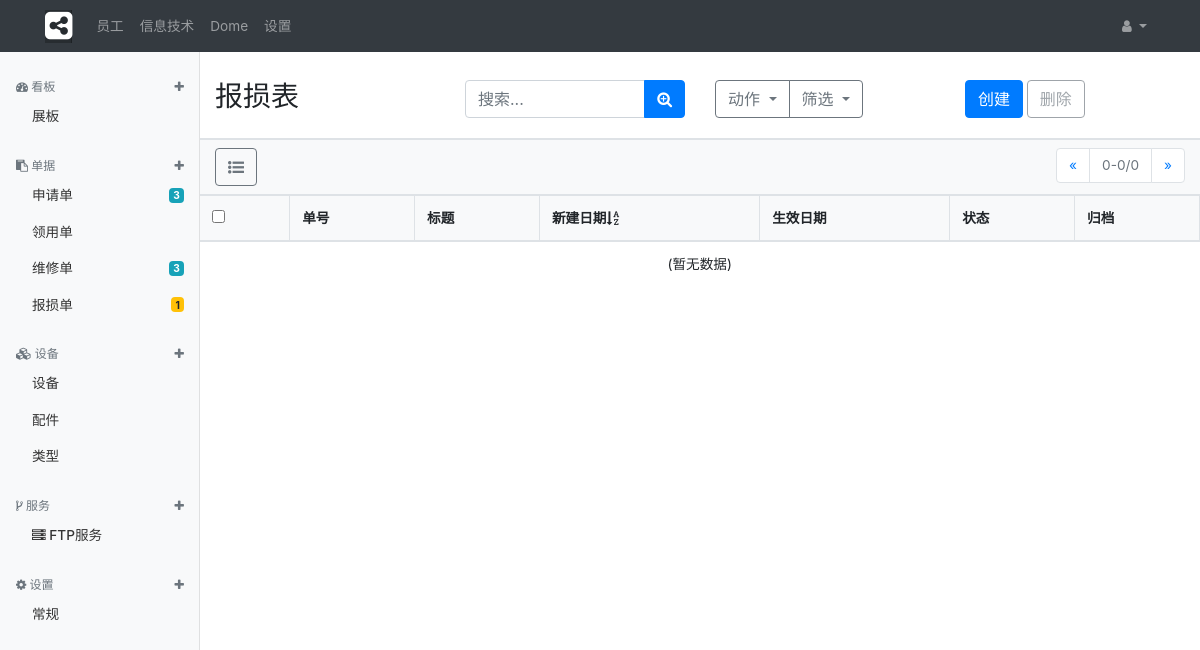
The page /scrp_list/ on the database as committed earlier.
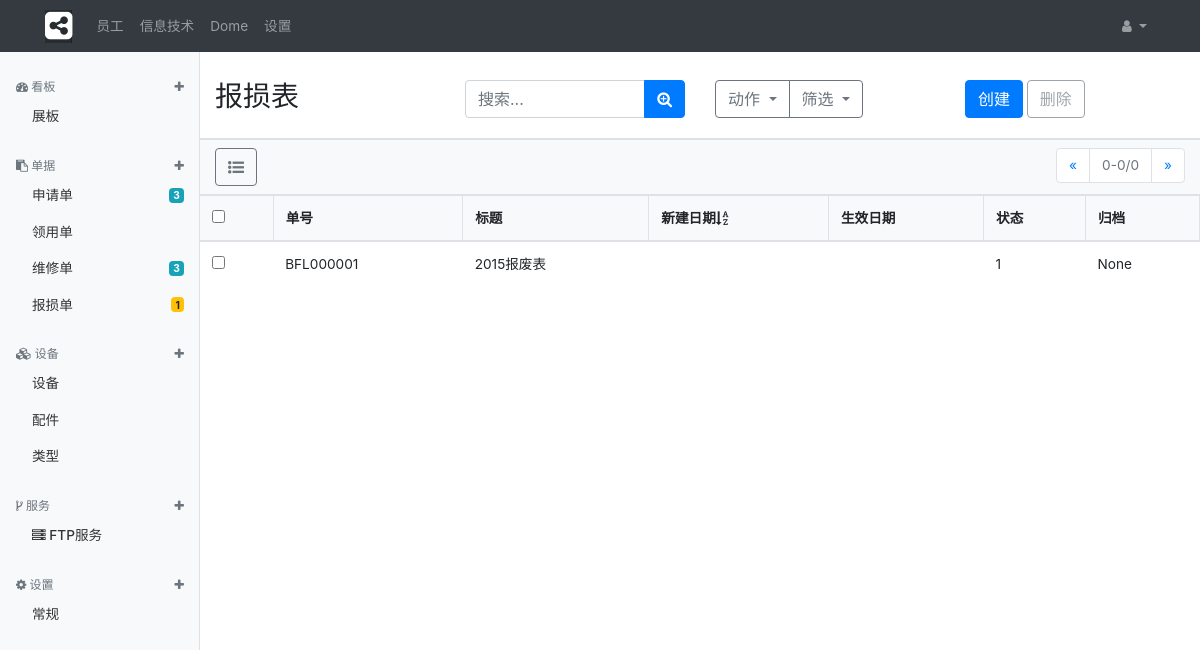
The same page on the database as committed later.
### web/models.py (models this page shows)
class asset_scrplist(models.Model):
    STATUS_VAL = (
        (1, '草稿'),
        (2, '处理中'),
        (3, '完成'),
        (4, '驳回'),
        (0, '取消')
    )
    title = models.CharField(unique=True, max_length=64, verbose_name='表名')
    number = models.CharField(unique=True, max_length=32, verbose_name='单据编号')
    createdate = models.DateField(null=True, blank=True, verbose_name='新建日期')
    finaldate = models.DateField(null=True, blank=True, verbose_name='生效日期')
    status = models.IntegerField(default=1, choices=STATUS_VAL, verbose_name='报表状态')
    active = models.BooleanField(default=True, null=True, verbose_name='有效的')
    class Meta:
        db_table = 'asset_scrplist'

### web/views.py (the view)
# urls.py: path('scrp_list/', views.asset_scrp_list),
def asset_scrp_list(request):
    request.encoding = 'utf-8'
    context = {}
    context['title'] = '报损表'
    ps = asset_scrplist.objects.all().values(
        'title',
        'number',
        'status',
        'active'
    ).order_by('active', 'title')
    context['context'] = ps
    return render(request, 'asset_scrp_list.html', context)

### web/templates/asset_scrp_list.html (shortened to what this page needs)
{% extends "base.html" %}
{% block mainbody %}
    <div class="container-fluid">
        <div class="row">
            <div class="col-2 border-right">
                {% include 'asset_menu_side_sub.html' %}
            </div>
            <div class="col-10 ml-auto">
                <form class="row border-bottom" id="panl">
                    <div class="col-12">
                        <div class="row my-3">
                            <h3 class="col-3">{{ title }}</h3>
                            <div class="col-3">
                                <div class="input-group">
                                    <input type="text" list="typesch" class="form-control" id="search-input" name="search-input" placeholder="搜索...">
                                    <div class="input-group-append">
                                        <button class="btn btn-primary" type="button" id="search-btn"><i class="fa fa-search-plus fa-1x"></i></button>
                                    </div>
                                </div>
                            </div>
                            <div class="col-3">
                                <div class="btn-group">
                                    <div class="btn-group dropdown">
                                        <button type="button" class="btn btn-outline-secondary dropdown-toggle" data-toggle="dropdown">
                                            动作
                                        </button>
                                    </div>
                                    <div class="btn-group dropdown">
                                        <button type="button" class="btn btn-outline-secondary dropdown-toggle" data-toggle="dropdown">
                                            筛选
                                        </button>
                                    </div>
                                </div>
                            </div>
                            <div class="col-3">
                                <button type="button" class="btn btn-primary" data-toggle="create">创建</button>
                                <button type="button" class="btn btn-outline-secondary disabled" data-toggle="del">删除</button>
                            </div>
                        </div>
                    </div>
                </form>
                <div class="row" id="dbody">
                    <div class="col-12" id="sub">
                        <div class="row bg-light py-2 my-0 border-top border-bottom">
                            <div class="col-6">
                                <div class="btn-group btn-group btn-group-toggle" data-toggle="buttons" id="viewtype">
                                    <label class="btn btn-outline-secondary{% if tview == 1 %} active{% endif %}">
                                        <input type="radio" name="viewtype" value="1" autocomplete="off" {% if tview == 1 %}checked{% endif %}><i class="fa fa-list-ul fa-1x"></i>
                                    </label>
                                </div>
                            </div>
                            <div class="col-6">
                                {% include 'navigation_range.html' %}
                            </div>
                        </div>
                        <div class="row">
                            <div class="col-12 p-0">
                                <table class="table table-hover mb-0">
                                    <thead class="bg-light">
                                        <tr>
                                            <th class="border-right"><label class="sr-only" for="selall">selall</label><input type="checkbox" name="selall" id="selall" value="0" /></th>
                                            <th class="border-right" data-id="sid">单号</th>
                                            <th class="border-right" data-id="name">标题</th>
                                            <th class="border-right" data-id="name">新建日期<i class="fa fa-sort-alpha-asc" aria-hidden="true" data-id="1"></i></th>
                                            <th class="border-right" data-id="name">生效日期</th>
                                            <th class="border-right" data-id="status">状态</th>
                                            <th class="border-right" data-id="specifications">归档</th>
                                        </tr>
                                    </thead>
                                    <tbody>
                                        {% for item in context %}
                                            <tr class="listitem">
                                                <td><input type="checkbox" name="selitem" value="{{ item.id }}"></td>
                                                <td>{{ item.number }}</td>
                                                <td>{{ item.title }}</td>
                                                <td>{{ item.createdate | date }}</td>
                                                <td>{{ item.createdate | date }}</td>
                                                <td>{{ item.status }}</td>
                                                <td>{{ item.active }}</td>
                                            </tr>
                                        {% empty %}
                                            <tr>
                                                <td colspan="10" style="text-align: center;">(暂无数据)</td>
                                            </tr>
                                        {% endfor %}
                                    </tbody>
                                </table>
                            </div>
                        </div>
                    </div>
                </div>
            </div>
        </div>
    </div>
{% endblock %}

### templates/base.html (shortened to what this page needs)
<!DOCTYPE html>
<html lang="en">
<head>
    <link rel="stylesheet" type="text/css" href="/static/css/font-awesome.css">
    <link rel="stylesheet" type="text/css" href="/static/css/bootstrap.css">
    <link rel="stylesheet" type="text/css" href="/static/css/dashboard.css">
    <link rel="stylesheet" type="text/css" href="/static/css/base.css">
</head>
<body>
   <header class="navbar fixed-top navbar-expand-lg navbar-dark bg-dark">
       <div class="container">
           <a class="navbar-brand p-0" href="/"><i class="fa fa-share-alt-square fa-2x" aria-hidden="true"></i></a>
           <div id="navbarSupportedContent" class="collapse navbar-collapse">
               <ul class="navbar-nav mr-auto">
                   <li class="nav-item dropdown">
                       <a class="nav-link" href="/hr/" id="menu01">员工</a>
                   </li>
                   <li class="nav-item dropdown">
                       <a class="nav-link" href="/property_list/" id="menu02">信息技术</a>
                   </li>
                   <li class="nav-item"><a class="nav-link" href="/search/" id="menu03">Dome</a></li>
                   <li class="nav-item"><a class="nav-link" href="/conf/" id="menu04">设置</a></li>
               </ul>
               <ul class="navbar-nav navbar-right">
                   <li class="nav-item dropdown">
                       <a class="nav-link dropdown-toggle" href="#" id="navbarDropdown" role="button" data-toggle="dropdown" aria-haspopup="true" aria-expanded="false">
                           <i class="fa fa-user fa-1x"></i> {{ userinfo }}
                       </a>
                   </li>
               </ul>
           </div>
       </div>
   </header>
   <div class="clearfix">
        {% block mainbody %}{% endblock mainbody %}
   </div>
</body>
</html>

### templates/asset_menu_side_sub.html (shortened to what this page needs)
<nav class="col-2 d-none d-md-block bg-light sidebar">
    <div class="sidebar-sticky">
        <h6 class="sidebar-heading d-flex justify-content-between align-items-center px-3 mt-4 mb-1 text-muted">
            <span><i class="fa fa-tachometer fa-1x"></i> 看板</span>
            <a class="d-flex align-items-center text-muted" href="#">
                <i class="fa fa-plus fa-1x"></i>
            </a>
        </h6>
        <ul class="nav flex-column">
            <li class="nav-item d-flex justify-content-between align-items-center px-3">
                <a class="nav-link" href="/asset_kanban_board/" id="menu020101">展板</a>
            </li>
        </ul>
        <h5 class="sidebar-heading d-flex justify-content-between align-items-center px-3 mt-4 mb-1 text-muted">
            <span><i class="fa fa-clipboard fa-1x"></i> 单据</span>
            <a class="d-flex align-items-center text-muted" href="#">
                <i class="fa fa-plus fa-1x"></i>
            </a>
        </h5>
        <ul class="nav flex-column">
            <li class="nav-item d-flex justify-content-between align-items-center px-3">
                <a class="nav-link" href="/applicant_list/" id="menu020202">申请单</a>
                <span class="badge badge-info">3</span>
            </li>
            <li class="nav-item d-flex justify-content-between align-items-center px-3">
                <a class="nav-link" href="/allot_list/" id="menu020203">领用单</a>
            </li>
            <li class="nav-item d-flex justify-content-between align-items-center px-3">
                <a class="nav-link" href="/applicant_list/" id="menu020204">维修单</a>
                <span class="badge badge-info">3</span>
            </li>
            <li class="nav-item d-flex justify-content-between align-items-center px-3">
                <a class="nav-link" href="/scrp_list/" id="menu020205">报损单</a>
                <span class="badge badge-warning">1</span>
            </li>
        </ul>
        <h6 class="sidebar-heading d-flex justify-content-between align-items-center px-3 mt-4 mb-1 text-muted">
            <span><i class="fa fa-cubes fa-1x"></i> 设备</span>
            <a class="d-flex align-items-center text-muted" href="#">
                <i class="fa fa-plus fa-1x"></i>
            </a>
        </h6>
        <ul class="nav flex-column">
            <li class="nav-item d-flex justify-content-between align-items-center px-3">
                <a class="nav-link" href="/property_list/" id="menu020301">设备</a>
            </li>
            <li class="nav-item d-flex justify-content-between align-items-center px-3">
                <a class="nav-link" href="/parts_list/" id="menu020302">配件</a>
            </li>
            <li class="nav-item d-flex justify-content-between align-items-center px-3">
                <a class="nav-link" href="/category_list/" id="menu020303">类型</a>
            </li>
        </ul>
        <h6 class="sidebar-heading d-flex justify-content-between align-items-center px-3 mt-4 mb-1 text-muted">
            <span><i class="fa fa-code-fork fa-1x"></i> 服务</span>
            <a class="d-flex align-items-center text-muted" href="#">
                <i class="fa fa-plus fa-1x"></i>
            </a>
        </h6>
        <ul class="nav flex-column">
            <li class="nav-item d-flex justify-content-between align-items-center px-3">
                <a class="nav-link" href="/pure_list/"><i class="fa fa-server fa-1x"></i> FTP服务</a>
            </li>
        </ul>
        <h6 class="sidebar-heading d-flex justify-content-between align-items-center px-3 mt-4 mb-1 text-muted">
            <span><i class="fa fa-cog fa-1x"></i> 设置</span>
            <a class="d-flex align-items-center text-muted" href="#">
                <i class="fa fa-plus fa-1x"></i>
            </a>
        </h6>
        <ul class="nav flex-column">
            <li class="nav-item d-flex justify-content-between align-items-center px-3">
                <a class="nav-link"  href="/asset_config/">常规</a>
            </li>
        </ul>
    </div>
</nav>

### templates/navigation_range.html
<nav aria-label="Page navigation example">
    <ul class="pagination justify-content-end my-0" id="pagenav">
        <li class="page-item">
            <a class="page-link" href="#" aria-label="Previous" data-pagprevious="{{ pagprevious }}">
                <span aria-hidden="true">&laquo;</span>
            </a>
        </li>
        <li class="page-item disabled" id="page" data-page="{{ page }}">
            <a class="page-link">
                <span id="assetid"><span>{{ fpk|default:0 }}</span>-<span>{{ tpk|default:0 }}</span>/<span>{{ spk|default:0 }}</span></span>
            </a>
        </li>
        <li class="page-item">
            <a class="page-link" href="#" aria-label="Next" data-pagnext="{{ pagnext }}">
                <span aria-hidden="true">&raquo;</span>
            </a>
        </li>
    </ul>
</nav>

### static/css/dashboard.css (style rules this page uses)
body { font-size: .875rem; }
.sidebar { position: fixed; top: 0; bottom: 0; left: 0; z-index: 100; padding: 48px 0 0; box-shadow: inset -1px 0 0 rgba(0, 0, 0, .1); }
.sidebar-sticky { position: relative; top: 0; height: calc(100vh - 48px); padding-top: .5rem; overflow-x: hidden; overflow-y: auto; }
.sidebar .nav-link { font-weight: 500; color: #333; }
.sidebar-heading { font-size: .75rem; text-transform: uppercase; }
.navbar-brand { padding-top: .75rem; padding-bottom: .75rem; font-size: 1rem; background-color: rgba(0, 0, 0, .25); box-shadow: inset -1px 0 0 rgba(0, 0, 0, .25); }

### static/css/base.css (style rules this page uses)
body { padding-top:64px; font-size: 0.853rem; }
.clearfix:after { content:"";height:0;line-height:0;display:block;visibility:hidden;clear:both; }
.clearfix { zoom:1; }

Rows that differ between the two databases and show on the page:
added asset_scrplist: number "BFL000001", title "2015报废表", status "1", active "None"
Other text that changed with them:
text no longer shown: "(暂无数据)"
